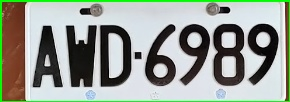
#> input picture car_license_img/Train01.jpg, 290 x 102 px, found by its file name
$ python detect_car_license.py
#> lines starting #> are read from the running program, lines starting #| are printed output that depends on the picture; after the words box and inside, x2 and y2 are one past the last pixel; in counts of white or black regions, pixels touching at a corner belong together
import cv2
import numpy as np


def preprocess(img):
    # 前處理：包括灰度處理，高斯濾波平滑處理，Sobel提取邊界，影象二值化
    # 對於Sobel提取邊界的引數設定，第四個引數設為零，表示不計算y方向的梯度，原因是車牌上的數字在豎方向較長，重點在於得到豎方向的邊界
    # 對於二值化函式的引數設定，第二個引數設為220，是二值化的閾值，是一個經驗值
    gray_img = cv2.cvtColor(img, cv2.COLOR_RGB2GRAY)
    kernel_size = 5
    GaussianBlur_img = cv2.GaussianBlur(gray_img, (kernel_size, kernel_size), 0)
    # cv2.imshow("GaussianBlur_img", GaussianBlur_img)
    # cv2.waitKey(0)
    Sobel_img = cv2.Sobel(GaussianBlur_img, -1, 1, 0, ksize=3)
    # cv2.imshow("Sobel_img", Sobel_img)
    # cv2.waitKey(0)
    ret, binary_img = cv2.threshold(Sobel_img, 200, 255, cv2.THRESH_BINARY)
    # cv2.imshow("binary_img", binary_img)
    # cv2.waitKey(0)

    # 形態學運算
    kernel = np.ones((40, 80), np.uint8)
    # 先閉運算將車牌數字部分連線，再開運算將不是塊狀的或是較小的部分去掉
    close_img = cv2.morphologyEx(binary_img, cv2.MORPH_CLOSE, kernel)
    open_img = cv2.morphologyEx(close_img, cv2.MORPH_OPEN, kernel)
    # [6 lines of commented-out code are left out]
    element = cv2.getStructuringElement(cv2.MORPH_RECT, (5, 5))
    dilation_img = cv2.dilate(open_img, element, iterations=3)
    for x in range(280):
        for y in range(1400):
            dilation_img[x, y] = 0
    # cv2.imshow("dilation_img", dilation_img)
    # cv2.waitKey(0)
    return dilation_img


def dtc_cat_lic(gray_img):
    # 獲取輪廓
    contours, hierarchy = cv2.findContours(gray_img, cv2.RETR_EXTERNAL, cv2.CHAIN_APPROX_SIMPLE)
    # 測試邊框識別結果
    # cv2.drawContours(gray_img, contours, -1, (0, 0, 255), 3)

    temp_contours = []
    for contour in contours:
        if cv2.contourArea(contour) > 11000 and cv2.contourArea(contour) < 30000:
            temp_contours.append(contour)

    car_plates = []
    for temp_contour in temp_contours:
        rect_tupple = cv2.minAreaRect(temp_contour)
        rect_width, rect_height = rect_tupple[1]
        if rect_width < rect_height:
            rect_width, rect_height = rect_height, rect_width
        aspect_ratio = rect_width / rect_height
        # 車牌正常情況下寬高比在2 - 4之間
        if aspect_ratio > 2 and aspect_ratio < 4:
            car_plates.append(temp_contour)
            rect_vertices = cv2.boxPoints(rect_tupple)
            rect_vertices = np.int0(rect_vertices)
    return car_plates


def capture_car_lic(img, car_plates):
    for car_plate in car_plates:
        row_min, col_min = np.min(car_plate[:, 0, :], axis=0)
        row_max, col_max = np.max(car_plate[:, 0, :], axis=0)
        row_min -= 15
        col_min -= 10
        row_max += 8
        col_max += 3

        cv2.rectangle(img, (row_min, col_min), (row_max, col_max), (0, 255, 0), 2)
        # cv2.imwrite("./dtc_img/" + d, img)
        # cv2.imshow("img", img)
        # cv2.waitKey(0)
        car_license = img[col_min:col_max, row_min:row_max, :]
        return car_license


def main(filename):
    img = cv2.imread(filename)
    # 修改圖片大小
    resize_h = 800
    height = img.shape[0]
    scale = img.shape[1] / float(height)
    img = cv2.resize(img, (int(scale * resize_h), resize_h))
    gray_img = preprocess(img)
    car_plates = dtc_cat_lic(gray_img)

    # print(filename, len(car_plates))
    if len(car_plates) == 1:
        car_license = capture_car_lic(img, car_plates)
        # cv2.imwrite("./car_license_img/" + d, car_license)
        # cv2.imshow("car_license_img.jpg", car_license)
        # cv2.waitKey(0)
        return car_license


if __name__ == '__main__':
    data = ["Train01.jpg", "Train02.jpg", "Train03.jpg", "Train04.jpg", "Train05.jpg",
            "Train06.jpg", "Train07.jpg", "Train08.jpg", "Train09.jpg", "Train10.jpg",
            "Train11.jpg", "Train12.jpg", "Train13.jpg", "Train14.jpg",
            "Train15.jpg", "Train16.jpg", "Train17.jpg"]

    # data = ["Train17.jpg", "Train12.jpg", "Train15.jpg"]
    for d in data:
        main("./img/" + d)
#> in main, img is the input picture: shape (102, 290, 3); mean B, G, R 147.9, 157.6, 150.4
#> in main, `img = cv2.resize(img, (int(scale * resize_h), resize_h))`:
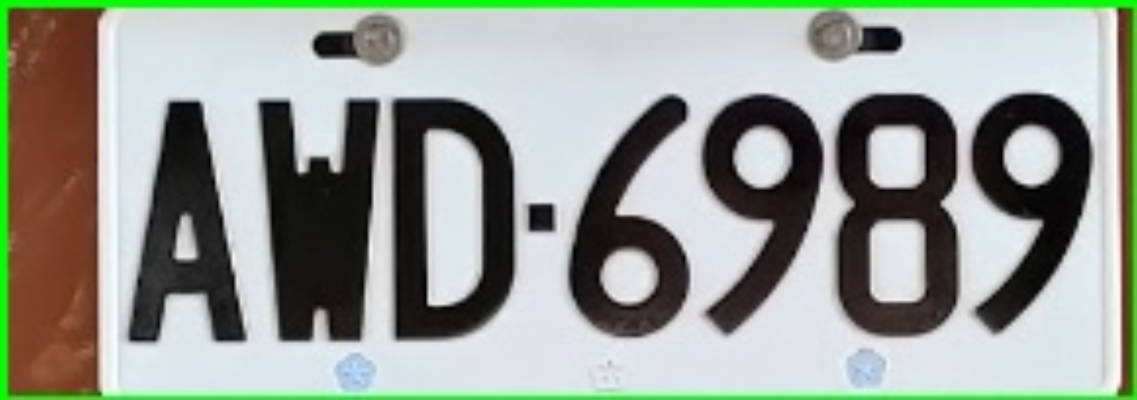
#> img: shape (800, 2274, 3) (shown at 1/2 size); mean B, G, R 147.8, 157.5, 150.3
#> in preprocess, `gray_img = cv2.cvtColor(img, cv2.COLOR_RGB2GRAY)`:
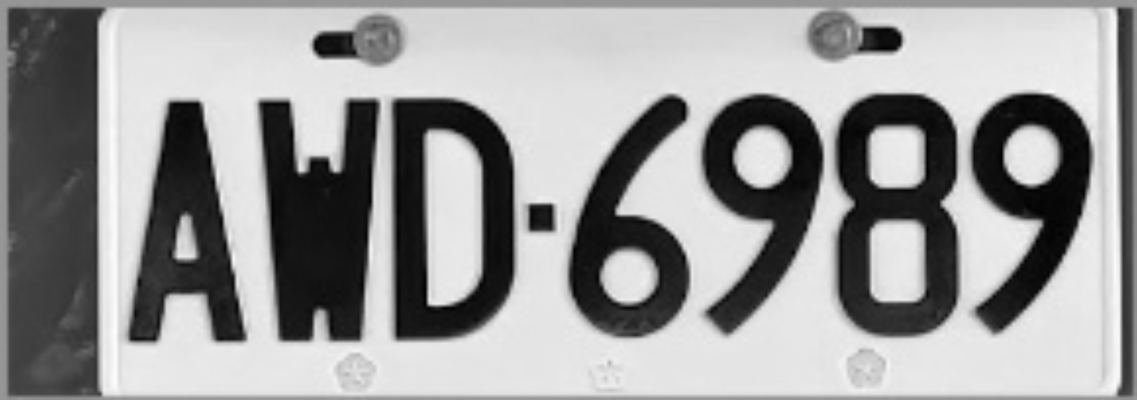
#> gray_img: shape (800, 2274) (shown at 1/2 size); min 0, max 253, mean 153.8
#> in preprocess, `Sobel_img = cv2.Sobel(GaussianBlur_img, -1, 1, 0, ksize=3)`:
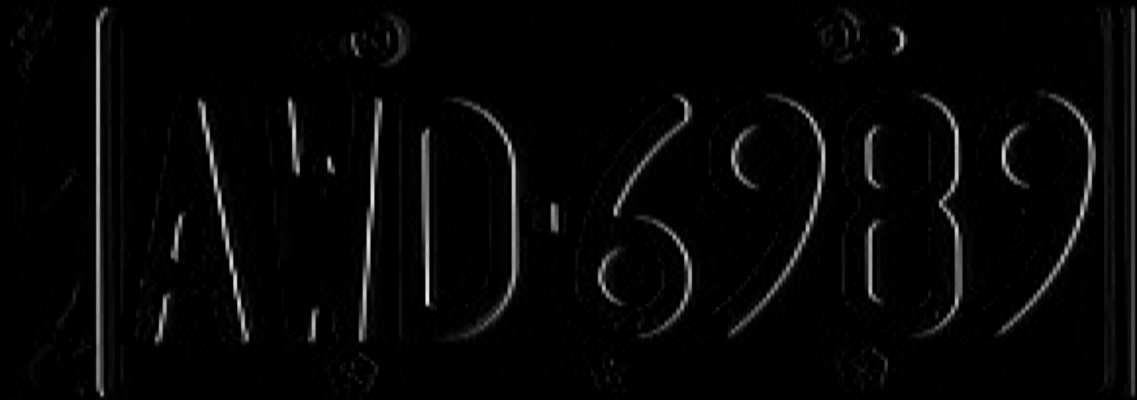
#> Sobel_img: shape (800, 2274) (shown at 1/2 size); min 0, max 244, mean 6.5
#> in preprocess, `ret, binary_img = cv2.threshold(Sobel_img, 200, 255, cv2.THRESH_BINARY)`:
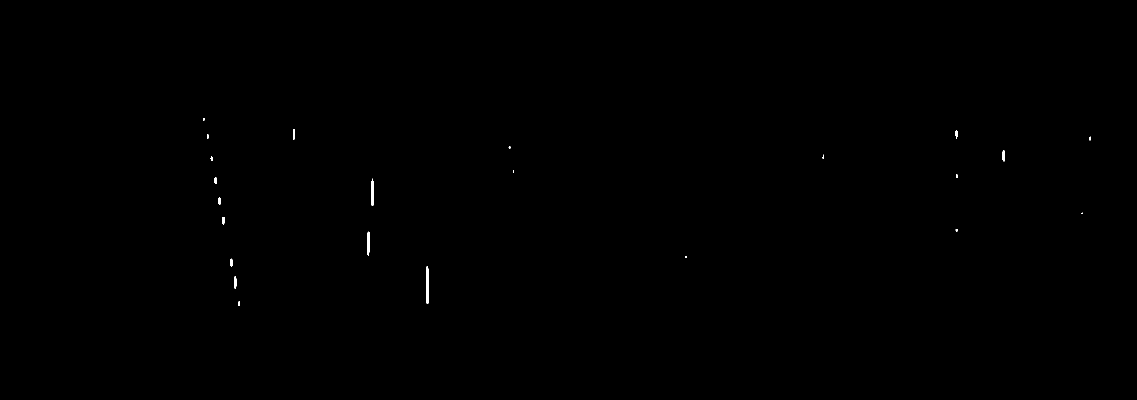
#> binary_img: shape (800, 2274) (shown at 1/2 size); 0.08% white; 23 white regions (7 under 20 px), largest, box (x1, y1, x2, y2) and area: (852, 532, 857, 608) 354, (742, 357, 747, 412) 221, (735, 463, 739, 512) 181
#> in preprocess, `close_img = cv2.morphologyEx(binary_img, cv2.MORPH_CLOSE, kernel)`: close_img: shape (800, 2274); 0.09% white; 23 white regions (7 under 20 px), largest, box (x1, y1, x2, y2) and area: (853, 533, 858, 609) 354, (743, 358, 748, 413) 221, (736, 464, 740, 513) 181
#> in preprocess, `open_img = cv2.morphologyEx(close_img, cv2.MORPH_OPEN, kernel)`: open_img: shape (800, 2274); every value is 0
#> in dtc_cat_lic, `contours, hierarchy = cv2.findContours(gray_img, cv2.RETR_EXTERNAL, cv..`: contours = []
#> pass 2 of the loop `for d in data:`:
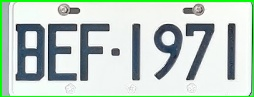
#> input picture car_license_img/Train02.jpg, 254 x 97 px, found by its file name
#> in main, img is the input picture: shape (97, 254, 3); mean B, G, R 198.2, 207.2, 191.1
#> img: shape (800, 2094, 3)
#> in preprocess (call 2), `gray_img = cv2.cvtColor(img, cv2.COLOR_RGB2GRAY)`:
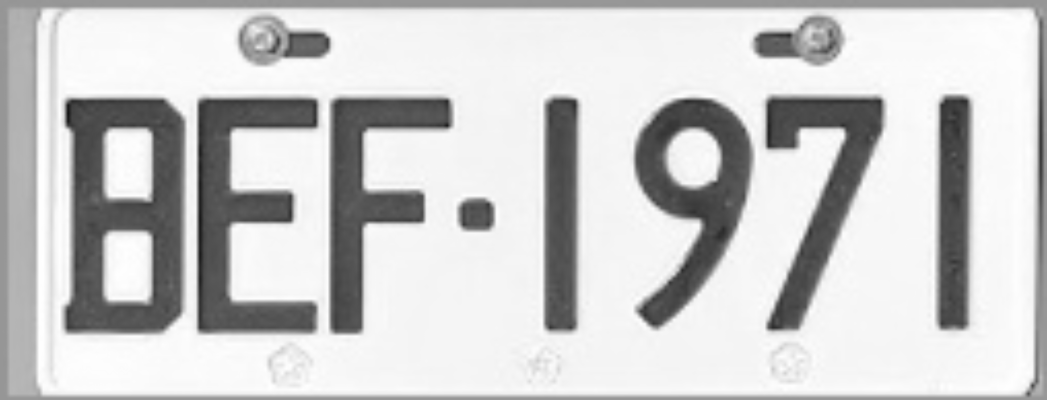
#> gray_img: shape (800, 2094) (shown at 1/2 size); min 17, max 255, mean 202.5
#> GaussianBlur_img: shape (800, 2094)
#> in preprocess (call 2), `Sobel_img = cv2.Sobel(GaussianBlur_img, -1, 1, 0, ksize=3)`:
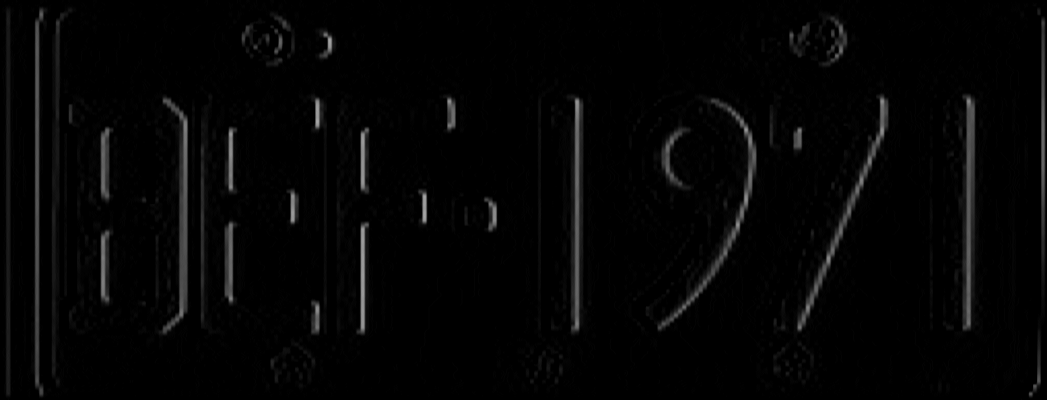
#> Sobel_img: shape (800, 2094) (shown at 1/2 size); min 0, max 168, mean 4.8
#> binary_img: shape (800, 2094); every value is 0
#> pass 3 of the loop `for d in data:`:
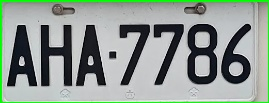
#> input picture car_license_img/Train03.jpg, 269 x 103 px, found by its file name
#> in main, img is the input picture: shape (103, 269, 3); mean B, G, R 144.4, 152.9, 141
#> img: shape (800, 2089, 3)
#> gray_img: shape (800, 2089)
#> GaussianBlur_img: shape (800, 2089)
#> Sobel_img: shape (800, 2089)
#> in preprocess (call 3), `ret, binary_img = cv2.threshold(Sobel_img, 200, 255, cv2.THRESH_BINARY)`:
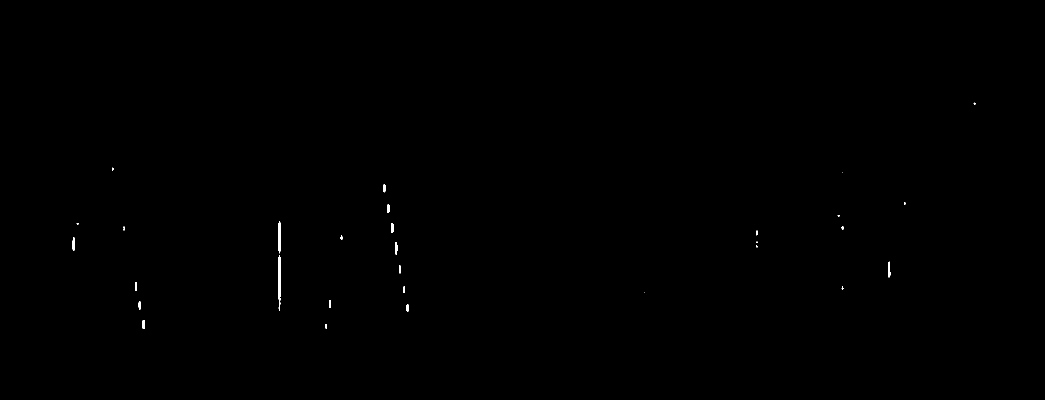
#> binary_img: shape (800, 2089) (shown at 1/2 size); 0.11% white; 30 white regions (11 under 20 px), largest, box (x1, y1, x2, y2) and area: (557, 510, 561, 621) 397, (557, 442, 561, 507) 243, (1776, 523, 1781, 555) 123
#> in preprocess (call 3), `close_img = cv2.morphologyEx(binary_img, cv2.MORPH_CLOSE, kernel)`:
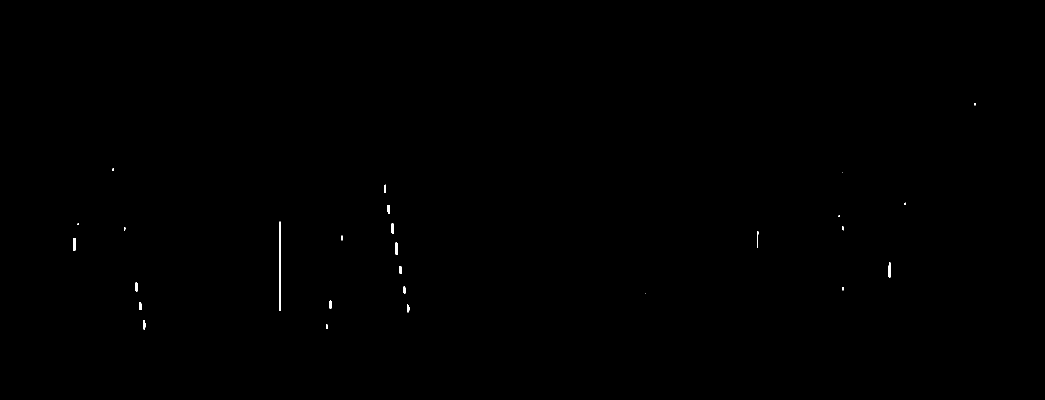
#> close_img: shape (800, 2089) (shown at 1/2 size); 0.12% white; 27 white regions (8 under 20 px), largest, box (x1, y1, x2, y2) and area: (558, 443, 562, 622) 693, (1777, 524, 1782, 556) 123, (146, 476, 151, 502) 121
#> open_img: shape (800, 2089); every value is 0
#> (the run stopped early here; a loop or call above may not have finished)
